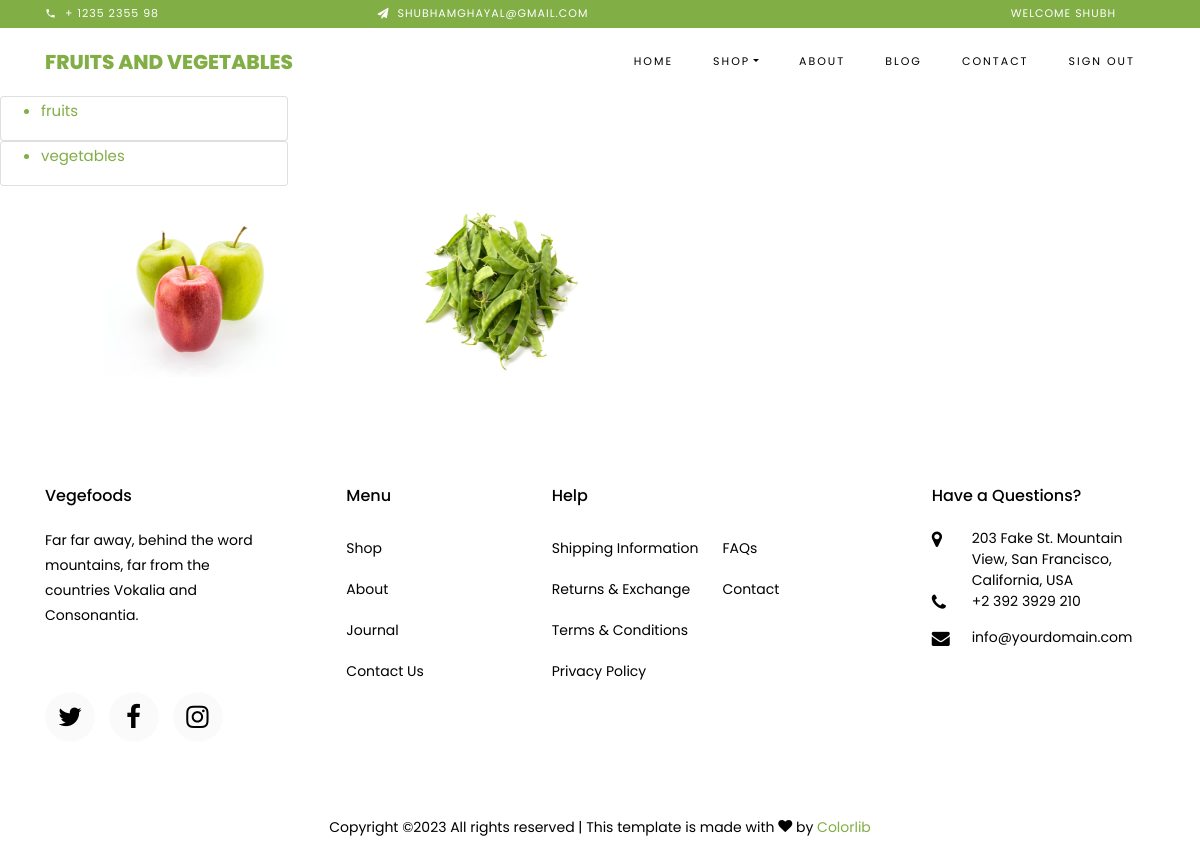
The app's page /shop/ (signed in) with its own data.
### category/models.py (models this page shows, shortened)
class Category(models.Model):
    categoryname=models.CharField(max_length=20,unique=True)
    cat_image=models.ImageField(upload_to='images')
    slug = models.SlugField(max_length=200, unique=True)
    class Meta:
        verbose_name='category'
        verbose_name_plural='categories'

### shop/views.py (the view)
# urls.py: path('shop/',showcategories,name='shop'),
def showcategories(request):
    cat=Category.objects.all()
    return render(request,"shop.html",{'c':cat})

### shop/templates/shop.html
{% extends './base.html'%}
{% block content %}
{% load static %}
{% for e in c %}
<tr>
<div  class="card" style="width: 18rem;">
    <ul>
   <a href="/showproducts/{{e.slug}}"><li>{{e.categoryname}}</li></a>
  </ul>
</div>
    </tr>
{% endfor %}
{% for e in c %}
    <img src="{{ e.cat_image.url }}" class="rounded float-start" height="200px" width="200px" alt="..." style="margin-left:100px;">
{% endfor %}
{% endblock %}

### templates/base.html (shortened to what this page needs)
<!DOCTYPE html>
{% block header %}
{% load static %}
<html lang="en">
  <head>
    <link rel="stylesheet" href="{% static 'css/open-iconic-bootstrap.min.css' %}" rel="stylesheet">
    <link rel="stylesheet" href="{% static 'css/animate.css' %}">
    <link rel="stylesheet" href="{% static 'css/owl.carousel.min.css' %}">
    <link rel="stylesheet" href="{% static 'css/owl.theme.default.min.css' %}">
    <link rel="stylesheet" href="{% static 'css/magnific-popup.css' %}">
    <link rel="stylesheet" href="{% static 'css/aos.css' %}">
    <link rel="stylesheet" href="{% static 'css/ionicons.min.css' %}">
    <link rel="stylesheet" href="{% static 'css/bootstrap-datepicker.css' %}">
    <link rel="stylesheet" href="{% static 'css/jquery.timepicker.css' %}">
    <link rel="stylesheet" href="{% static 'css/flaticon.css' %}">
    <link rel="stylesheet" href="{% static 'css/icomoon.css' %}">
    <link rel="stylesheet" href="{% static 'css/style.css' %}">
  </head>
  <body class="goto-here">
		<div class="py-1 bg-primary">
    	<div class="container">
    		<div class="row no-gutters d-flex align-items-start align-items-center px-md-0">
	    		<div class="col-lg-12 d-block">
		    		<div class="row d-flex">
		    			<div class="col-md pr-4 d-flex topper align-items-center">
					    	<div class="icon mr-2 d-flex justify-content-center align-items-center"><span class="icon-phone2"></span></div>
						    <span class="text">+ 1235 2355 98</span>
					    </div>
					    <div class="col-md pr-4 d-flex topper align-items-center">
					    	<div class="icon mr-2 d-flex justify-content-center align-items-center"><span class="icon-paper-plane"></span></div>
						    <span class="text">shubhamghayal@gmail.com</span>
					    </div>
					    <div class="col-md-5 pr-4 d-flex topper align-items-center text-lg-right">
						    <span class="text">Welcome {{user}}</span>
					    </div>
				    </div>
			    </div>
		    </div>
		  </div>
    </div>
    <nav class="navbar navbar-expand-lg navbar-dark ftco_navbar bg-dark ftco-navbar-light" id="ftco-navbar">
	    <div class="container">
	      <a class="navbar-brand" href="index.html">Fruits and Vegetables</a>
	      <div class="collapse navbar-collapse" id="ftco-nav">
	        <ul class="navbar-nav ml-auto">
	          <li class="nav-item active"><a href="index.html" class="nav-link">Home</a></li>
	          <li class="nav-item dropdown">
              <a class="nav-link dropdown-toggle" href="#" id="dropdown04" data-toggle="dropdown" aria-haspopup="true" aria-expanded="false">Shop</a>
            </li>
	          <li class="nav-item"><a href="{% url 'about' %}" class="nav-link">About</a></li>
	          <li class="nav-item"><a href="{% url 'blog' %}"  class="nav-link">Blog</a></li>
	          <li class="nav-item"><a href="{% url 'contact' %}"  class="nav-link">Contact</a></li>
				<li class="nav-item"><a href="{% url 'logout' %}"  class="nav-link">sign out</a></li>
	        </ul>
	      </div>
	    </div>
	  </nav>
		{% endblock %}
		{% block content %}{% endblock %}
		{% block footer %}
    <footer class="ftco-footer ftco-section">
      <div class="container">
        <div class="row mb-5">
          <div class="col-md">
            <div class="ftco-footer-widget mb-4">
              <h2 class="ftco-heading-2">Vegefoods</h2>
              <p>Far far away, behind the word mountains, far from the countries Vokalia and Consonantia.</p>
              <ul class="ftco-footer-social list-unstyled float-md-left float-lft mt-5">
                <li class="ftco-animate"><a href="#"><span class="icon-twitter"></span></a></li>
                <li class="ftco-animate"><a href="#"><span class="icon-facebook"></span></a></li>
                <li class="ftco-animate"><a href="#"><span class="icon-instagram"></span></a></li>
              </ul>
            </div>
          </div>
          <div class="col-md">
            <div class="ftco-footer-widget mb-4 ml-md-5">
              <h2 class="ftco-heading-2">Menu</h2>
              <ul class="list-unstyled">
                <li><a href="#" class="py-2 d-block">Shop</a></li>
                <li><a href="#" class="py-2 d-block">About</a></li>
                <li><a href="#" class="py-2 d-block">Journal</a></li>
                <li><a href="#" class="py-2 d-block">Contact Us</a></li>
              </ul>
            </div>
          </div>
          <div class="col-md-4">
             <div class="ftco-footer-widget mb-4">
              <h2 class="ftco-heading-2">Help</h2>
              <div class="d-flex">
	              <ul class="list-unstyled mr-l-5 pr-l-3 mr-4">
	                <li><a href="#" class="py-2 d-block">Shipping Information</a></li>
	                <li><a href="#" class="py-2 d-block">Returns &amp; Exchange</a></li>
	                <li><a href="#" class="py-2 d-block">Terms &amp; Conditions</a></li>
	                <li><a href="#" class="py-2 d-block">Privacy Policy</a></li>
	              </ul>
	              <ul class="list-unstyled">
	                <li><a href="#" class="py-2 d-block">FAQs</a></li>
	                <li><a href="#" class="py-2 d-block">Contact</a></li>
	              </ul>
	            </div>
            </div>
          </div>
          <div class="col-md">
            <div class="ftco-footer-widget mb-4">
            	<h2 class="ftco-heading-2">Have a Questions?</h2>
            	<div class="block-23 mb-3">
	              <ul>
	                <li><span class="icon icon-map-marker"></span><span class="text">203 Fake St. Mountain View, San Francisco, California, USA</span></li>
	                <li><a href="#"><span class="icon icon-phone"></span><span class="text">+2 392 3929 210</span></a></li>
	                <li><a href="#"><span class="icon icon-envelope"></span><span class="text">info@yourdomain.com</span></a></li>
	              </ul>
	            </div>
            </div>
          </div>
        </div>
        <div class="row">
          <div class="col-md-12 text-center">
            <p>
						  Copyright &copy;<script>document.write(new Date().getFullYear());</script> All rights reserved | This template is made with <i class="icon-heart color-danger" aria-hidden="true"></i> by <a href="https://colorlib.com" target="_blank">Colorlib</a>
						</p>
          </div>
        </div>
      </div>
    </footer>
  </body>
</html>
{% endblock %}

### Vegfruits/static/css/icomoon.css (style rules this page uses)
[class^="icon-"], [class*=" icon-"] { font-family: 'icomoon' !important; speak: none; font-style: normal; font-weight: normal; font-variant: normal; text-transform: none; line-height: 1; -webkit-font-smoothing: antialiased; -moz-osx-font-smoothing: grayscale; }
.icon-heart:before { content: "\f004"; }
.icon-map-marker:before { content: "\f041"; }
.icon-phone:before { content: "\f095"; }
.icon-twitter:before { content: "\f099"; }
.icon-facebook:before { content: "\f09a"; }
.icon-envelope:before { content: "\f0e0"; }
.icon-instagram:before { content: "\f16d"; }
.icon-paper-plane:before { content: "\f1d8"; }
.icon-phone2:before { content: "\e0cd"; }

### records on screen
Category: categoryname "fruits", cat_image (picture)
Category: categoryname "vegetables", cat_image (picture)

### other values on screen
{{ user }} "SHUBH"
